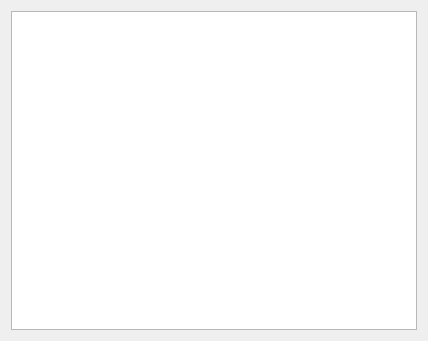
<?xml version="1.0" encoding="UTF-8"?>
<ui version="4.0">
 <class>OutputWindow</class>
 <widget class="QWidget" name="OutputWindow">
  <property name="geometry">
   <rect>
    <x>0</x>
    <y>0</y>
    <width>428</width>
    <height>341</height>
   </rect>
  </property>
  <property name="windowTitle">
   <string>Output</string>
  </property>
  <layout class="QVBoxLayout" name="verticalLayout">
   <item>
    <widget class="QPlainTextEdit" name="outputTextArea">
     <property name="readOnly">
      <bool>true</bool>
     </property>
    </widget>
   </item>
  </layout>
 </widget>
 <resources/>
 <connections/>
</ui>
